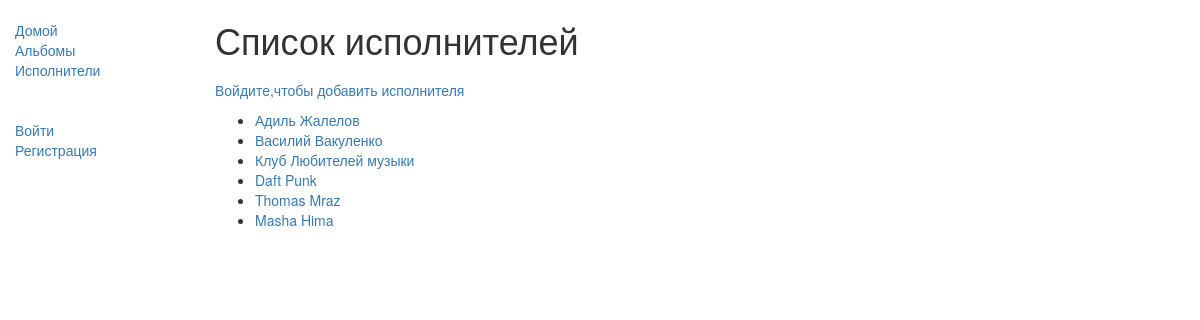
/again/author/, run on the app's committed database.
### again/models.py (models this page shows, shortened)
class Author(models.Model):
    first_name = models.CharField(max_length=100)
    last_name = models.CharField(max_length=100)
    def get_absolute_url(self):
        return reverse('author-detail', args=[str(self.id)])

### again/views.py (the view)
class AuthorListView(generic.ListView):
    model = Author
    context_object_name = 'my_author_list'   # ваше собственное имя переменной контекста в шаблоне
    template_name = 'again/authorList.html'  # Определение имени вашего шаблона и его расположения
    def get_context_data(self, **kwargs):
        context = super(AuthorListView, self).get_context_data(**kwargs)
        context['Album'] = Album.objects.all()
        return context

### again/templates/again/authorList.html
{% extends "base_generic.html" %}
{% block content %}
    <h1>Список исполнителей</h1>
    <ul class="sidebar-nav">
      {% if user.is_authenticated %}
        <li><a href="{% url 'author-create' %}">Добавить исполнителя</li>
      {% else %}
        <li><a href="{% url 'users:login'%}?next={{request.path}}">Войдите,чтобы добавить исполнителя </a></li>
      {% endif %}
     </ul>
    {% if my_author_list %}
    <ul>
      {% for author in my_author_list %}
      <li>
        <a href="{{ author.get_absolute_url }}">{{ author.first_name}} {{author.last_name }}</a>
      </li>
      {% endfor %}
    </ul>
    {% else %}
      <p>There are no album in the library.</p>
    {% endif %}
{% endblock %}

### again/static/css/styles.css (style rules this page uses)
.sidebar-nav { margin-top: 20px; padding: 0; list-style: none; }

### data on the page
Author: first_name "Адиль", last_name "Жалелов"
Author: first_name "Василий", last_name "Вакуленко"
Author: first_name "Клуб", last_name "Любителей музыки"
Author: first_name "Daft", last_name "Punk"
Author: first_name "Thomas", last_name "Mraz"
Author: first_name "Masha", last_name "Hima"
